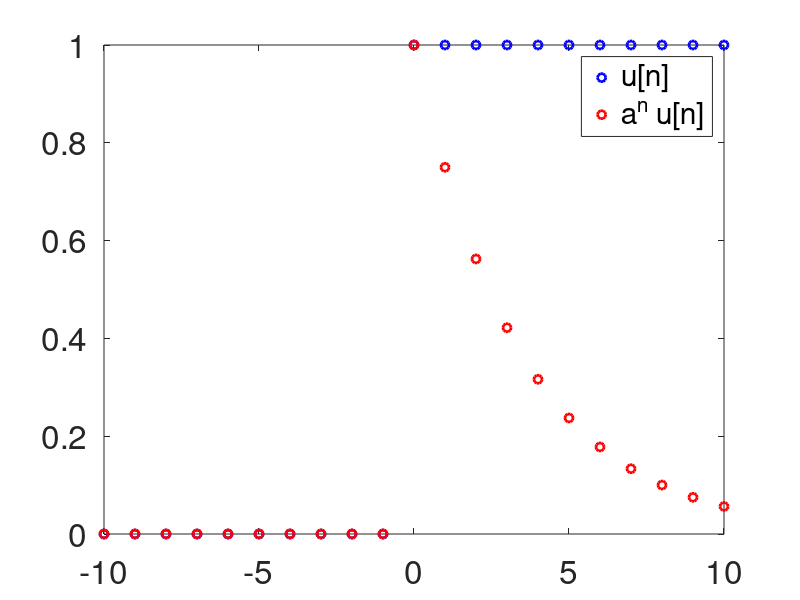
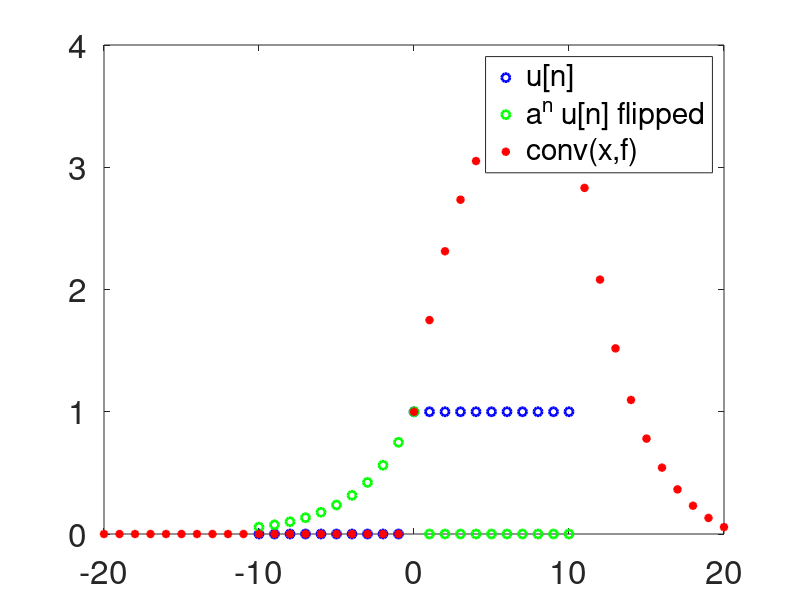
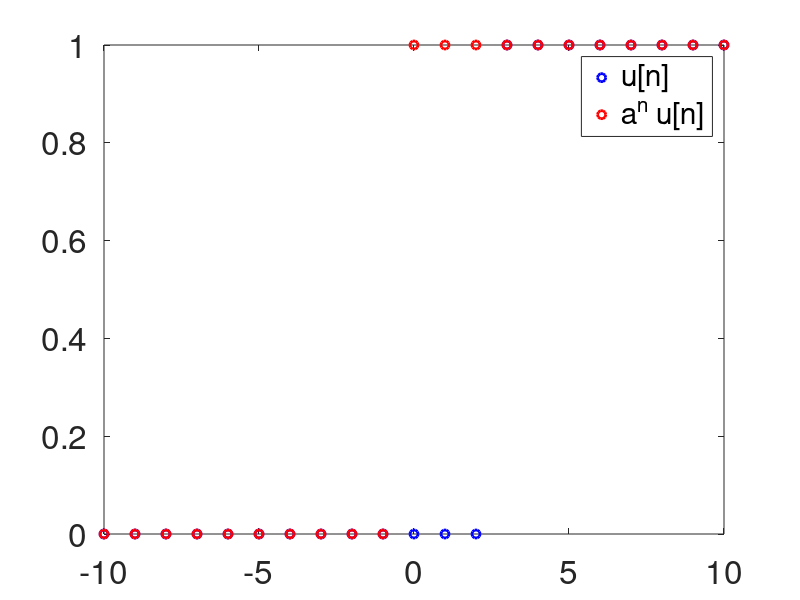
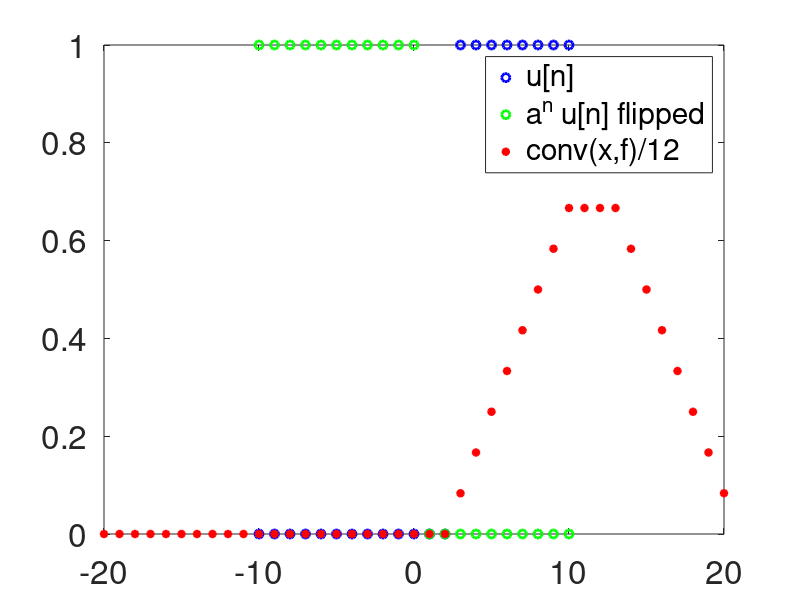

The MATLAB source for these figures, in order:
clc
clear
close all

u = @(n) 1.0*(n>=0);
d = @(n) 1.0*(n==0);
n = -10:10;
m = -20:20;
a = .75;
f = @(n) a.^n.*u(n);

h = conv(u(n), f(n));

h1 = figure;
hold on;
box on;
plot(n, u(n), 'bo', 'LineWidth', 2)
plot(n, f(n), 'ro', 'LineWidth', 2)
legend({'u[n]', 'a^n u[n]'})
set(gca, 'fontsize', 24)

h2 = figure;
hold on;
box on;
plot(n, u(n), 'bo', 'LineWidth', 2)
plot(n, f(-n), 'go', 'LineWidth', 2)
plot(m, h, 'r*', 'LineWidth', 2)
legend({'u[n]', 'a^n u[n] flipped','conv(x,f)'},'Location','best')
set(gca, 'fontsize', 24)

saveas(h1,'eps/conv_00.eps','eps2c')
saveas(h2,'eps/conv_01.eps','eps2c')


d = 3;
h = conv(u(n), u(n-d));

h3 = figure;
hold on;
box on;
plot(n, u(n-d), 'bo', 'LineWidth', 2)
plot(n, u(n), 'ro', 'LineWidth', 2)
legend({'u[n]', 'a^n u[n]'})
set(gca, 'fontsize', 24)

h4 = figure;
hold on;
box on;
plot(n, u(n-d), 'bo', 'LineWidth', 2)
plot(n, u(-n), 'go', 'LineWidth', 2)
plot(m, h/12, 'r*', 'LineWidth', 2)
legend({'u[n]', 'a^n u[n] flipped','conv(x,f)/12'},'Location','best')
set(gca, 'fontsize', 24)

saveas(h3,'eps/conv_02.eps','eps2c')
saveas(h4,'eps/conv_03.eps','eps2c')
